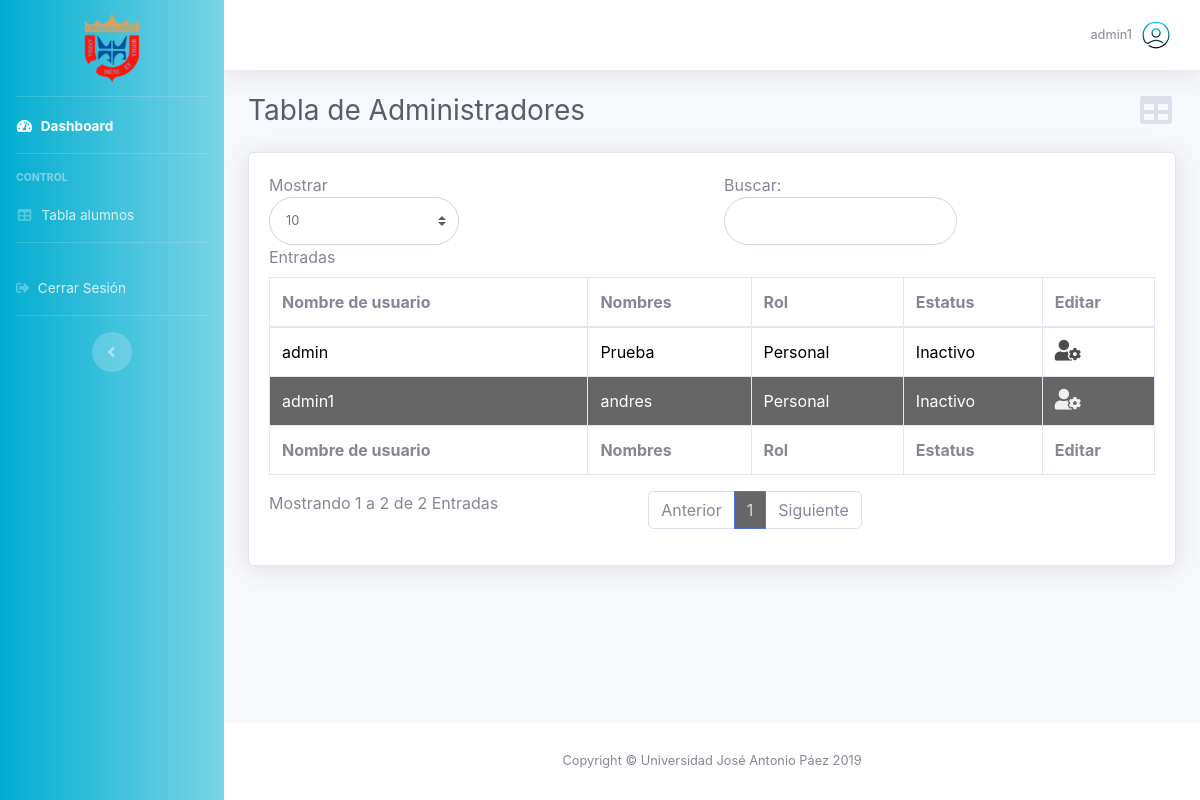
/page-admin-table-admin.php (signed in), run on an earlier commit of the app's database.
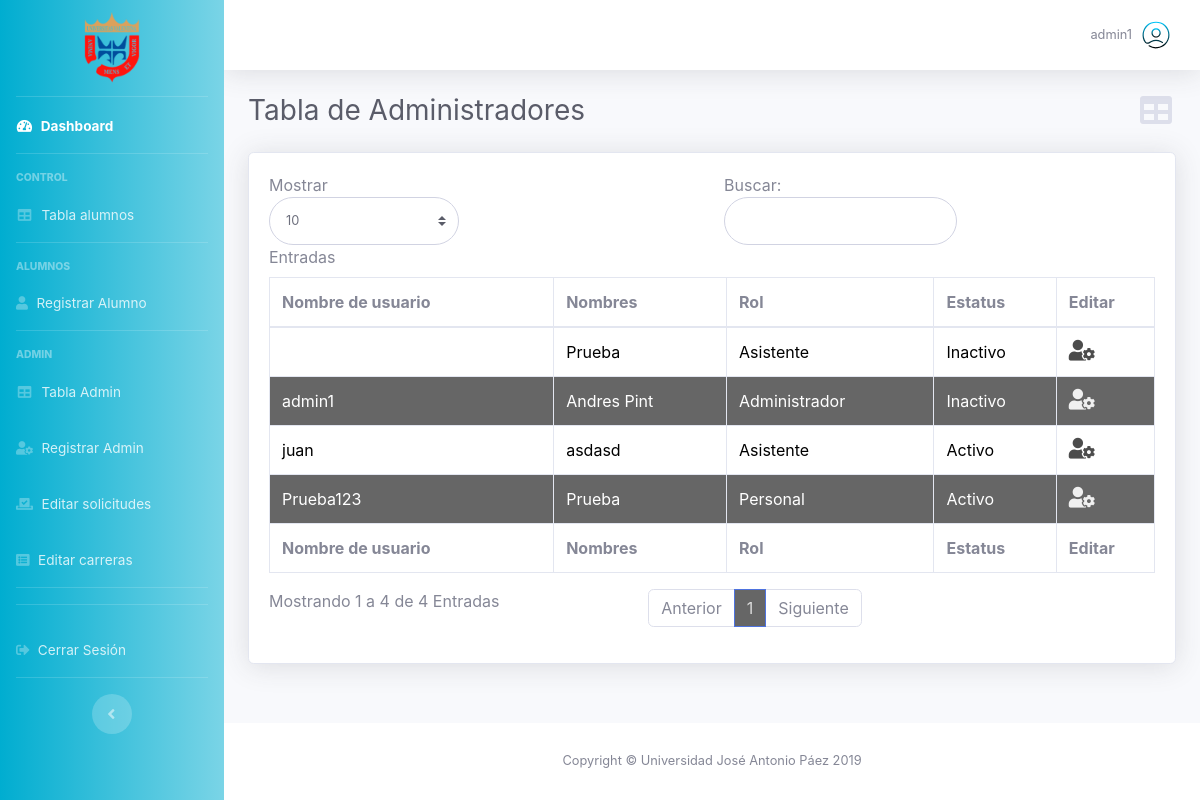
And on a later commit of the database.
### tables this page shows
CREATE TABLE `administradores` (
  `id_admin` int(11) NOT NULL,
  `estatus` int(11) NOT NULL,
  `usuario` text NOT NULL,
  `contrasena` text NOT NULL,
  `nombre` text NOT NULL,
  `rol` int(11) NOT NULL
);

### page-admin-table-admin.php (the view, shortened to what the changed rows need)
<!DOCTYPE html>
<html lang="es">
<head>
  <link href="vendor/fontawesome-free/css/all.min.css" rel="stylesheet" type="text/css">
  <link href="css/font.css" rel="stylesheet">
  <link href="css/sb-admin-2.css" rel="stylesheet">
  <link href="css/dash.css" rel="stylesheet">
  <link href="css/style.css" rel="stylesheet">
  <link href="css/table.css" rel="stylesheet">
</head>
<body id="page-top">
  <div id="wrapper">
    <?php require_once('front/general/sidebar.php'); ?>
    <div id="content-wrapper" class="d-flex flex-column">
      <div id="content">
        <div id="page-admin-table" class="container-fluid">
          <div class="d-sm-flex align-items-center justify-content-between mb-4 mx-auto">
            <h1 class="h3 mb-0 text-gray-800">Tabla de Administradores</h1>
          </div>
          <div class="card shadow mb-4">
            <div class="card-body">
              <div class="table-responsive">
                <table class="table table-bordered" id="dataTable" width="100%" cellspacing="0">
                  <thead>
                    <tr>
                      <th>Nombre de usuario</th>
                      <th>Nombres</th>
                      <th>Rol</th>
                      <th>Estatus</th>
                      <th>Editar</th>
                    </tr>
                  </thead>
                  <tfoot>
                    <tr>
                      <th>Nombre de usuario</th>
                      <th>Nombres</th>
                      <th>Rol</th>
                      <th>Estatus</th>
                      <th>Editar</th>
                    </tr>
                  </tfoot>
                  <tbody>
                    <?php
                    include 'back/conexion.php';
                    $sql = "SELECT * FROM administradores";
                    $result = mysqli_query($conexion, $sql);
                    if ($result->num_rows > 0) {
                      while ($row = mysqli_fetch_assoc($result)) {
                    ?>
                    <tr>
                      <td><?=$row['usuario']?></td>
                      <td><?=$row['nombre']?></td>
                      <td>
                      <?php
                      switch ($row['rol']) {
    case 1:
        echo 'Personal';
        break;
    case 2:
        echo 'Asistente';
        break;
    case 3:
        echo 'Administrador';
        break;
};
                      ?>
                      </td>
                      <td><?=($row['estatus']) ? 'Activo' : 'Inactivo'?></td>
                      <td><a href="<?='page-admin-edit-pass.php?id_admin='.$row['id_admin']?>"><i class="fas fa-user-cog"></i></a> </td>
                    </tr>
                    <?php
                      };
                    };
                    ?>
                  </tbody>
                </table>
              </div>
            </div>
          </div>
        </div>
      </div>
    </div>
  </div>
</body>
</html>

### front/general/sidebar.php (shortened to what the changed rows need)
<?php
$rol = $_SESSION['rol'];
?>
<ul class="navbar-nav bg-gradient-primary sidebar sidebar-dark accordion" id="accordionSidebar">
  <a class="sidebar-brand d-flex align-items-center justify-content-center py-5">
    <div class="sidebar-brand-icon">
    </div>
  </a>
  <?php if ($rol > 0) {  ?>
  <hr class="sidebar-divider my-0">
  <li class="nav-item active">
    <a class="nav-link" href="page-dashboard.php">
      <span>Dashboard</span></a>
  </li>
  <hr class="sidebar-divider">
  <div class="sidebar-heading">
    Control
  </div>
  <li class="nav-item">
    <a id="sbtable" class="nav-link" href="page-admin-table.php">
      <span>Tabla alumnos</span></a>
  </li>
  <?php }?>
  <?php if (($rol >= 1 && isset($_GET['ida']) || $rol >= 2)) {  ?>
  <hr class="sidebar-divider">
  <div class="sidebar-heading">
    Alumnos
  </div>
  <?php }?>
  <?php if ($rol >= 2) {  ?>
  <li class="nav-item">
    <a id="sdcrearAlumno" class="nav-link" href="page-admin-crear-alumno.php">
      <i class="fas fa-user"></i>
      <span>Registrar Alumno</span></a>
  </li>
  <?php }?>
  <?php if ($rol >= 3) {  ?>
  <hr class="sidebar-divider">
  <div class="sidebar-heading">
    Admin
  </div>
  <li class="nav-item">
    <a id="sbtableAdmin" class="nav-link" href="page-admin-table-admin.php">
      <i class="fas fa-fw fa-table"></i>
      <span>Tabla Admin</span></a>
  </li>
  <li class="nav-item">
    <a id="sdAdmin" class="nav-link" href="page-admin-crear-admin.php">
      <i class="fas fa-user-cog"></i>
      <span>Registrar Admin</span></a>
  </li>
  <li class="nav-item">
    <a id="sdEditSolAdmin" class="nav-link" href="page-admin-edit-solicitud.php">
      <i class="fas fa-vote-yea"></i>
      <span>Editar solicitudes</span></a>
  </li>
  <li class="nav-item">
    <a id="sdEditCarAdmin" class="nav-link" href="page-admin-edit-carrera.php">
      <i class="fas fa-list-alt"></i>
      <span>Editar carreras</span></a>
  </li>
  <hr class="sidebar-divider">
 <?php }?>
  <hr class="sidebar-divider">
  <li class="nav-item">
    <a class="nav-link" data-toggle="modal" data-target="#logoutModal">
      <span>Cerrar Sesión</span></a>
  </li>
  <hr class="sidebar-divider d-none d-md-block">
  <div class="text-center d-none d-md-inline">
    <button class="rounded-circle border-0" id="sidebarToggle"></button>
  </div>
</ul>

What changed in the data, as far as the page shows it:
changed administradores (number 1 of 4 on the later page): usuario "admin" → (not shown); rol "Personal" → "Asistente"
changed administradores "admin1": nombre "andres" → "Andres Pint"; rol "Personal" → "Administrador"
added administradores: usuario "Prueba123", nombre "Prueba", rol "Personal", estatus "Activo"
added administradores: usuario "juan", nombre "asdasd", rol "Asistente", estatus "Activo"
Also different on the page:
text written by a page script: "Mostrar Entradas Buscar: Mostrando 1 a 2 de 2 Entradas Anterior 1 Siguiente" → "Mostrar Entradas Buscar: Mostrando 1 a 4 de 4 Entradas Anterior 1 Siguiente"
text now shown: "ALUMNOS Registrar Alumno ADMIN Tabla Admin Registrar Admin Editar solicitudes Editar carreras"
